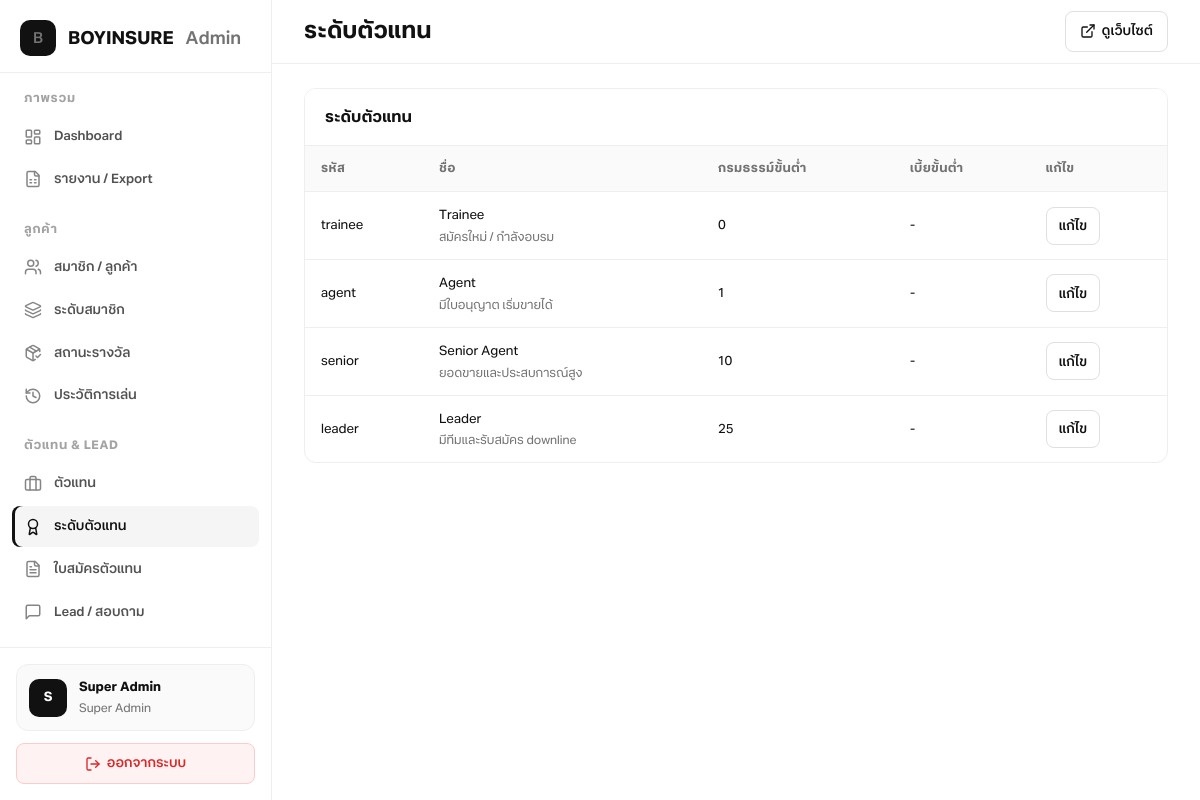
/admin/agent-tiers.php (signed in), run on the app's committed database.
### tables this page shows
CREATE TABLE agent_tiers (
  id INT UNSIGNED AUTO_INCREMENT PRIMARY KEY,
  code VARCHAR(20) NOT NULL UNIQUE,
  name VARCHAR(80) NOT NULL,
  description TEXT NULL,
  min_policies INT UNSIGNED NULL,
  min_premium DECIMAL(12,2) NULL,
  sort_order TINYINT UNSIGNED NOT NULL DEFAULT 0,
  status ENUM('active','inactive') NOT NULL DEFAULT 'active',
  created_at DATETIME NOT NULL DEFAULT CURRENT_TIMESTAMP
);

### includes/bootstrap.php (called while the page is built, shortened)
<?php
function load_app_config(): array {
    static $cfg;
    if ($cfg) {
        return $cfg;
    }
    $cfg = require dirname(__DIR__) . '/config.php';
    $envMap = [
        'DB_HOST' => ['db', 'host'],
        'DB_PORT' => ['db', 'port'],
        'DB_NAME' => ['db', 'name'],
        'DB_USER' => ['db', 'user'],
        'DB_PASS' => ['db', 'pass'],
    ];
    foreach ($envMap as $envKey => $path) {
        $value = getenv($envKey);
        if ($value === false || $value === '') {
            continue;
        }
        $cfg[$path[0]][$path[1]] = $value;
    }
    return $cfg;
}
function app_config(string $key = null) {
    static $cfg;
    if (!$cfg) {
        $cfg = load_app_config();
    }
    $parts = explode('.', $key);
    $val = $cfg;
    foreach ($parts as $p) {
        if (!isset($val[$p])) {
            return null;
        }
        $val = $val[$p];
    }
    return $val;
}
function db(): PDO {
    static $pdo;
    if ($pdo) {
        return $pdo;
    }
    $c = app_config('db');
    $dsn = sprintf(
        'mysql:host=%s;port=%s;dbname=%s;charset=%s',
        $c['host'],
        $c['port'],
        $c['name'],
        $c['charset']
    );
    $pdo = new PDO($dsn, $c['user'], $c['pass'], [
        PDO::ATTR_ERRMODE => PDO::ERRMODE_EXCEPTION,
        PDO::ATTR_DEFAULT_FETCH_MODE => PDO::FETCH_ASSOC,
    ]);
    return $pdo;
}

### admin/agent-tiers.php (the view, shortened to what this page needs)
<?php
require_once __DIR__ . '/includes/auth.php';
$rows = db()->query('SELECT * FROM agent_tiers ORDER BY sort_order')->fetchAll();
?>
<div class="admin-card">
  <div class="admin-card__head"><h2>ระดับตัวแทน</h2></div>
  <div class="admin-table-wrap">
    <table class="admin-table">
      <thead><tr><th>รหัส</th><th>ชื่อ</th><th>กรมธรรม์ขั้นต่ำ</th><th>เบี้ยขั้นต่ำ</th><th>แก้ไข</th></tr></thead>
      <tbody>
        <?php foreach ($rows as $r): ?>
          <tr>
            <td><?= h($r['code']) ?></td>
            <td><?= h($r['name']) ?><br><small><?= h($r['description'] ?? '') ?></small></td>
            <td><?= $r['min_policies'] ?? '-' ?></td>
            <td><?= $r['min_premium'] ? number_format((float)$r['min_premium']) : '-' ?></td>
            <td>
              <div class="admin-actions">
                <?= admin_edit_button('agent-tier-edit-' . $r['id']) ?>
              </div>
            </td>
          </tr>
        <?php endforeach; ?>
      </tbody>
    </table>
  </div>
</div>

### admin/includes/auth.php (shortened to what this page needs)
<?php
require_once dirname(__DIR__, 2) . '/includes/bootstrap.php';
function h(?string $s): string {
    return htmlspecialchars((string) $s, ENT_QUOTES, 'UTF-8');
}
function admin_edit_button(string $modalId, string $label = 'แก้ไข'): string {
    return '<button type="button" class="admin-btn admin-btn--ghost admin-btn--sm" data-admin-modal-open="' . h($modalId) . '">' . h($label) . '</button>';
}
function render_layout(string $title, string $content, string $active = ''): void {
    require __DIR__ . '/layout.php';
}

### admin/assets/admin.css (style rules this page uses)
:root { --black: #111111; --black-soft: #1a1a1a; --gray-900: #262626; --gray-700: #525252; --gray-500: #737373; --gray-400: #a3a3a3; --gray-200: #e5e5e5; --gray-100: #f5f5f5; --gray-50: #fafafa; --green: #16a34a; --green-bg: #f0fdf4; --green-border: #bbf7d0; --red: #dc2626; --red-bg: #fef2f2; --red-border: #fecaca; --amber: #d97706; --amber-bg: #fffbeb; --amber-border: #fde68a; --sidebar-w: 272px; --topbar-h: 64px; --radius-sm: 8px; --radius: 12px; --radius-lg: 16px; --font: 'Better Together', sans-serif; --font-bold: 'Better Together', sans-serif; --text-xs: 0.75rem; --text-sm: 0.8125rem; --text-base: 0.9375rem; --text-lg: 1.125rem; --text-xl: 1.375rem; --space-1: 4px; --space-2: 8px; --space-3: 12px; --space-4: 16px; --space-5: 20px; --space-6: 24px; --space-8: 32px; --shadow-xs: 0 1px 2px rgba(0, 0, 0, 0.04); --shadow-sm: 0 1px 3px rgba(0, 0, 0, 0.06); --shadow-md: 0 4px 12px rgba(0, 0, 0, 0.06); --border: #eeeeee; --border-strong: #e0e0e0; --surface: #ffffff; --surface-muted: #fafafa; --page-bg: #ffffff; --text: var(--black); --text-muted: var(--gray-500); --text-heading: var(--black); --transition: 0.18s ease; --control-h: 38px; }
*, *::before, *::after { box-sizing: border-box; }
html { font-size: 16px; -webkit-font-smoothing: antialiased; }
body { margin: 0; font-family: var(--font); font-size: var(--text-base); line-height: 1.6; color: var(--text); }
body.admin-body { background: var(--page-bg); }
.admin-card { background: var(--surface); border-radius: var(--radius); border: 1px solid var(--border); overflow: hidden; }
.admin-card__head { display: flex; align-items: center; justify-content: space-between; flex-wrap: wrap; gap: var(--space-3); padding: var(--space-4) var(--space-5); border-bottom: 1px solid var(--border); background: var(--surface); }
.admin-card__head h2 { margin: 0; font-family: var(--font-bold); font-size: var(--text-base); font-weight: 700; color: var(--black); flex-shrink: 0; }
.admin-table-wrap { overflow-x: auto; -webkit-overflow-scrolling: touch; }
.admin-table { width: 100%; border-collapse: collapse; font-size: var(--text-sm); color: var(--black); }
.admin-table th, .admin-table td { padding: 13px var(--space-4); text-align: left; border-bottom: 1px solid var(--border); vertical-align: middle; }
.admin-table th { background: var(--gray-50); font-family: var(--font-bold); font-weight: 700; font-size: var(--text-xs); letter-spacing: 0.03em; text-transform: uppercase; color: var(--gray-500); white-space: nowrap; }
.admin-table tbody tr { transition: background var(--transition); }
.admin-table tbody tr:last-child td { border-bottom: 0; }
.admin-table small, .text-muted { color: var(--text-muted); font-size: var(--text-xs); line-height: 1.5; }
.admin-table td small { display: block; margin-top: 2px; }
.admin-actions { display: flex; flex-direction: row; flex-wrap: wrap; align-items: center; gap: var(--space-2); }
.admin-btn { display: inline-flex; align-items: center; justify-content: center; gap: 6px; padding: 9px 16px; border: 0; border-radius: var(--radius-sm); font-family: inherit; font-size: var(--text-sm); font-weight: 600; cursor: pointer; text-decoration: none; white-space: nowrap; transition: background var(--transition), border-color var(--transition), transform var(--transition); }
.admin-btn--ghost { background: var(--surface); color: var(--black); border: 1px solid var(--border-strong); }
.admin-btn--sm { height: var(--control-h); min-height: var(--control-h); padding: 0 12px; font-size: var(--text-sm); line-height: 1; box-sizing: border-box; }

### data on the page
agent_tiers: code "trainee", name "Trainee", description "สมัครใหม่ / กำลังอบรม", min_policies "0"
agent_tiers: code "agent", name "Agent", description "มีใบอนุญาต เริ่มขายได้", min_policies "1"
agent_tiers: code "senior", name "Senior Agent", description "ยอดขายและประสบการณ์สูง", min_policies "10"
agent_tiers: code "leader", name "Leader", description "มีทีมและรับสมัคร downline", min_policies "25"

### other printed values
$groupLabel "ภาพรวม"
$label "Dashboard"
$label "รายงาน / Export"
$groupLabel "ลูกค้า"
$label "สมาชิก / ลูกค้า"
$label "ระดับสมาชิก"
$label "สถานะรางวัล"
$label "ประวัติการเล่น"
$groupLabel "ตัวแทน & LEAD"
$label "ตัวแทน"
$label "ระดับตัวแทน"
$label "ใบสมัครตัวแทน"
$label "Lead / สอบถาม"
$initial "S"
$admin['name'] "Super Admin"
